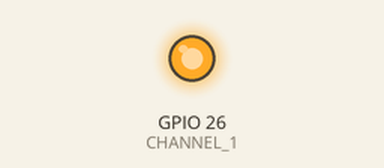
Bench run of a program on a simulated Raspberry Pi (BCM pin numbers), started with the arguments channel1 start. Shown: output pins drawn as LEDs (lit = HIGH). What the program prints to the terminal is not drawn. At 5.0 s the program stops and its outputs stay as they are.

Above: at 0.1 s.
At 5.1 s:
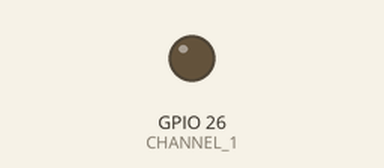
Timing chart, 0 to 6.5 s (numbered marks = the images above):
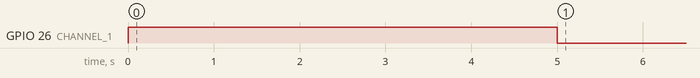

The program:

blink_gpio.py
```python
#!/usr/bin/python

# just for test
print "hello, world!"

# import the necessary modules
import sys
from threading import Timer
import time
import RPi.GPIO as GPIO

CHANNEL_1 = 26 			# Set GPIO_26 as channel_1 pump

HUMIDITY_SENSOR = 14 	# Set GPIO_21 as humidity sensor
IS_HUMID = 1 			# Set the humid flag for humidity sensor

PUMP_OPEN = 1 			# start the pump
PUMP_CLOSE = 0 			# stop the pump

PERIOD = 12 * 60 * 60	# washing period

# initialize the GPIO for pump control
GPIO.setmode(GPIO.BCM)
GPIO.cleanup

def gpio_init():
	GPIO.setup(CHANNEL_1, GPIO.OUT)
	GPIO.setup(HUMIDITY_SENSOR, GPIO.IN)

def gpio_deinit():
	GPIO.setup(CHANNEL_1, GPIO.IN)
	GPIO.setup(HUMIDITY_SENSOR, GPIO.IN)

def blink_led_test():
	pins = [26, 19, 13]

	for pin in pins:
		GPIO.setup(pin, GPIO.IN)

	for pin in pins:
		GPIO.setup(pin, GPIO.OUT)
		GPIO.output(pin, GPIO.LOW)

	while True:
		for pin in pins:
			GPIO.output(pin, GPIO.HIGH)
			time.sleep(0.5)
			GPIO.output(pin, GPIO.LOW)
			time.sleep(0.5)

# channel handle function
def handleChannelOpen(channel):
	GPIO.output(channel, PUMP_OPEN)

def handleChannelClose(channel):
	GPIO.output(channel, PUMP_CLOSE)

# read humidity sensor info
def readHumiditySensor():
	return GPIO.input(HUMIDITY_SENSOR)

def is_dry():
	return readHumiditySensor != IS_HUMID

def forceClosePump():
	handleChannelClose(CHANNEL_1)

def exitProgram():
	# release the GPIO
	forceClosePump()
	gpio_deinit()
	GPIO.cleanup
	sys.exit(0)

def washing(channel = CHANNEL_1, seconds = 10):
	print "I am washing %d seconds"%seconds
	# we just start the pump only humidity sensor is dry
	if is_dry():
		handleChannelOpen(channel)
		time.sleep(seconds)
		handleChannelClose(channel)


# start pump procedure
if __name__ == "__main__":

	gpio_init()

	if len(sys.argv) < 3:
		# without any valuable info of params
		sys.exit(1)
	else:
		if sys.argv[1] == "channel1":
			if sys.argv[2] == "start":
				washing(CHANNEL_1, 5)
			else:
				handleChannelClose(CHANNEL_1)

	exitProgram()

	# test loop
	while True:
		if (readHumiditySensor() == 0):
			continue
		else:
			timer = Timer(PERIOD, washing(5))
			timer.start
			time.sleep(PERIOD)
# release the GPIO
GPIO.cleanup
```
